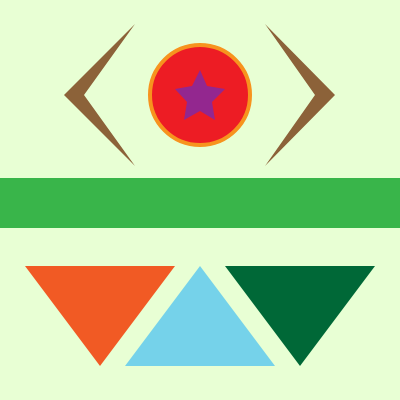
Frame 1 (no input)
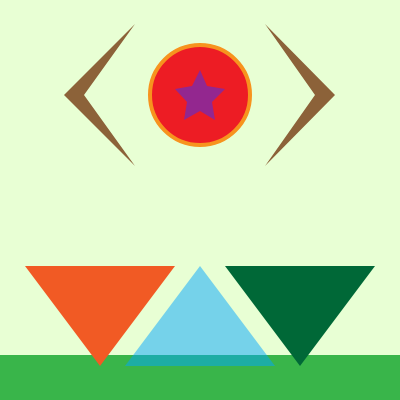
Frame 60 (no input)
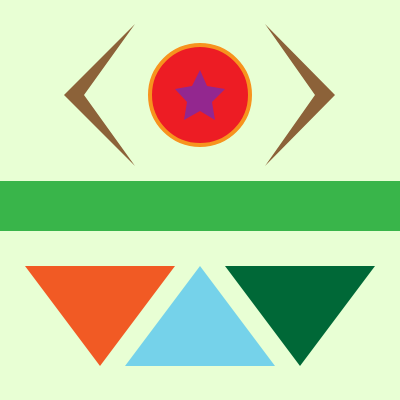
Frame 120 (the mouse pressed at the canvas centre since frame 60)

The p5.js sketch that drew these frames (run headless with seeded random() and noise() and a simulated clock; from frame 60 on, the mouse is pressed at the canvas centre):

// p5.js sketch
// ── sketch.js
// Color variables for triShape function
var orange, forestgreen

// Long rectangle Y value
var rectY = 177;

// Long rectangle speed value
var rectSpeed = 1;

// Circle color values
var ellipR = 237;
var ellipG = 28;
var ellipB = 36;

// Middle triangle X values
var mtriX1 = 200;
var mtriX2 = 125;
var mtriX3 = 275;

// Middle triangle Y values
var mtriY1 = 266;
var mtriY2 = 366;
var mtriY3 = 366;

function setup() {
  createCanvas(400, 400)
  orange = color(241, 90, 36);
  forestgreen = color(0, 104, 55);
}

function draw() {
  background(232, 255, 212);

  // Rectangle will move down at the variable of rectSpeed
  rectY += rectSpeed

  /*
  // If rectY is greater than height OR rectY is less than 177, rectangle will switch directions
  if ((rectY > height) || (rectY < 177)) {
    rectSpeed *= -1;
  } */

  // If rectY is greater than height, rectY will be -50 (Needs to be commented out or direction switch code above won't work)
  if (rectY > height) {
    rectY = -50;
  }
  if (rectY < -50) {
    rectY = 400;
  }

  // If mouse is pressed, direction will change, or else if mouse isn't pressed, rectSpeed is 3 (normal). This doesn't work if used in conjunction with the switching directions code.
  if (mouseIsPressed) {
    rectSpeed = -3;
  } else {
    rectSpeed = 3;
  }

  // Rectangle
  noStroke();
  fill(57, 181, 74);
  rect(0, rectY, 400, 50);

  // Circle
  ellipseMode(CORNER);
  strokeWeight(4);
  stroke(247, 147, 30);
  fill(ellipR, ellipG, ellipB);
  ellipse(150, 45, 100, 100);

  // if any key is pressed, circle RGB values will change
  if (keyIsPressed) {
    ellipR -= 10;
    ellipG += 10;
    ellipB += 5;
  }
  if (ellipR < 0) {
    ellipR = 255;
  }
  if (ellipG > 255) {
    ellipG = 0;
  }
  if (ellipB > 255) {
    ellipB = 0;
  }

  // Star
  noStroke();
  fill(147, 39, 143);
  beginShape();
  vertex(200, 70);
  vertex(207, 86);
  vertex(225, 89);
  vertex(212, 102);
  vertex(215, 120);
  vertex(200, 111);
  vertex(184, 120);
  vertex(187, 102);
  vertex(175, 89);
  vertex(192, 86);
  endShape(CLOSE);

  // Left Arrow
  noStroke();
  fill(140, 98, 57);
  quad(64, 95, 135, 24, 84, 95, 135, 166);

  // Right Arrow
  noStroke();
  fill(140, 98, 57);
  quad(335, 95, 265, 24, 315, 95, 265, 166);

  // Left Triangle as a function of triShape
  triShape(25, 266, orange)

  // Right Triangle as a function of triShape
  triShape(225, 266, forestgreen)

  // Middle Triangle
  noStroke();
  fill(0, 164, 255, 127);
  triangle(mtriX1, mtriY1, mtriX2, mtriY2, mtriX3, mtriY3);

  // Pressing the "W" key will move the triangle up.
  if (key == 'w' || key == 'W') {
    mtriY1 -= 2;
    mtriY2 -= 2;
    mtriY3 -= 2;
    console.log("Triangle is moving up!")
  }

  // Pressing the "S" key will move the triangle down.
  if (key == 's' || key == 'S') {
    mtriY1 += 2;
    mtriY2 += 2;
    mtriY3 += 2;
    console.log("Triangle is moving down!")
  }

  // Pressing the "A" key will move the triangle left.
  if (key == 'a' || key == 'A') {
    mtriX1 -= 2;
    mtriX2 -= 2;
    mtriX3 -= 2;
    console.log("Triangle is moving left!")
  }

  // Pressing the "D" key will move the triangle right.
  if (key == 'd' || key == 'D') {
    mtriX1 += 2;
    mtriX2 += 2;
    mtriX3 += 2;
    console.log("Triangle is moving right!")
  }

  // Pressing the "Q" key will make the triangle go diagonally to the left and up.
  if (key == 'q' || key == 'Q') {
    mtriX1 -= 2;
    mtriX2 -= 2;
    mtriX3 -= 2;
    mtriY1 -= 2;
    mtriY2 -= 2;
    mtriY3 -= 2;
    console.log("Triangle is moving up and left!")
  }

  // Pressing the "E" key will make the triangle go diagonally to the right and up.
  if (key == 'e' || key == 'E') {
    mtriX1 += 2;
    mtriX2 += 2;
    mtriX3 += 2;
    mtriY1 -= 2;
    mtriY2 -= 2;
    mtriY3 -= 2;
    console.log("Triangle is moving up and right!")
  }

  // Pressing the "C" key will make the triangle go diagonally to the right and down.
  if (key == 'c' || key == 'C') {
    mtriX1 += 2;
    mtriX2 += 2;
    mtriX3 += 2;
    mtriY1 += 2;
    mtriY2 += 2;
    mtriY3 += 2;
    console.log("Triangle is moving down and right!")
  }

  // Pressing the "Z" key will make the triangle go diagonally to the left and down.
  if (key == 'z' || key == 'Z') {
    mtriX1 -= 2;
    mtriX2 -= 2;
    mtriX3 -= 2;
    mtriY1 += 2;
    mtriY2 += 2;
    mtriY3 += 2;
    console.log("Triangle is moving down and left!")
  }

  // Pressing the "R" key will reset the triangle's position.
  if (key == 'r' || key == 'R') {
    mtriX1 = 200;
    mtriX2 = 125;
    mtriX3 = 275;
    mtriY1 = 266;
    mtriY2 = 366;
    mtriY3 = 366;
    console.log("Triangle position reset!")
  }

  // This makes the triangle wrap around back onto the canvas if it leaves the canvas' visible area.
  if (mtriX3 < 0) {
    mtriX1 = 475
    mtriX2 = 400
    mtriX3 = 550
  }
  if (mtriX2 > width) {
    mtriX1 = -75;
    mtriX2 = -150;
    mtriX3 = 0;
  }
  if (mtriY2 < 0) {
    mtriY1 = 400;
    mtriY2 = 500;
    mtriY3 = 500;
  }
  if (mtriY1 > height) {
    mtriY1 = -100;
    mtriY2 = 0;
    mtriY3 = 0;
  }
}

// This function defines the left and right triangle as above.
function triShape(triX, triY, clr) {
  var x = triX;
  var y = triY;
  noStroke();
  fill(clr);
  triangle(x, y, x + 150, y, x + 75, y + 100);
}
